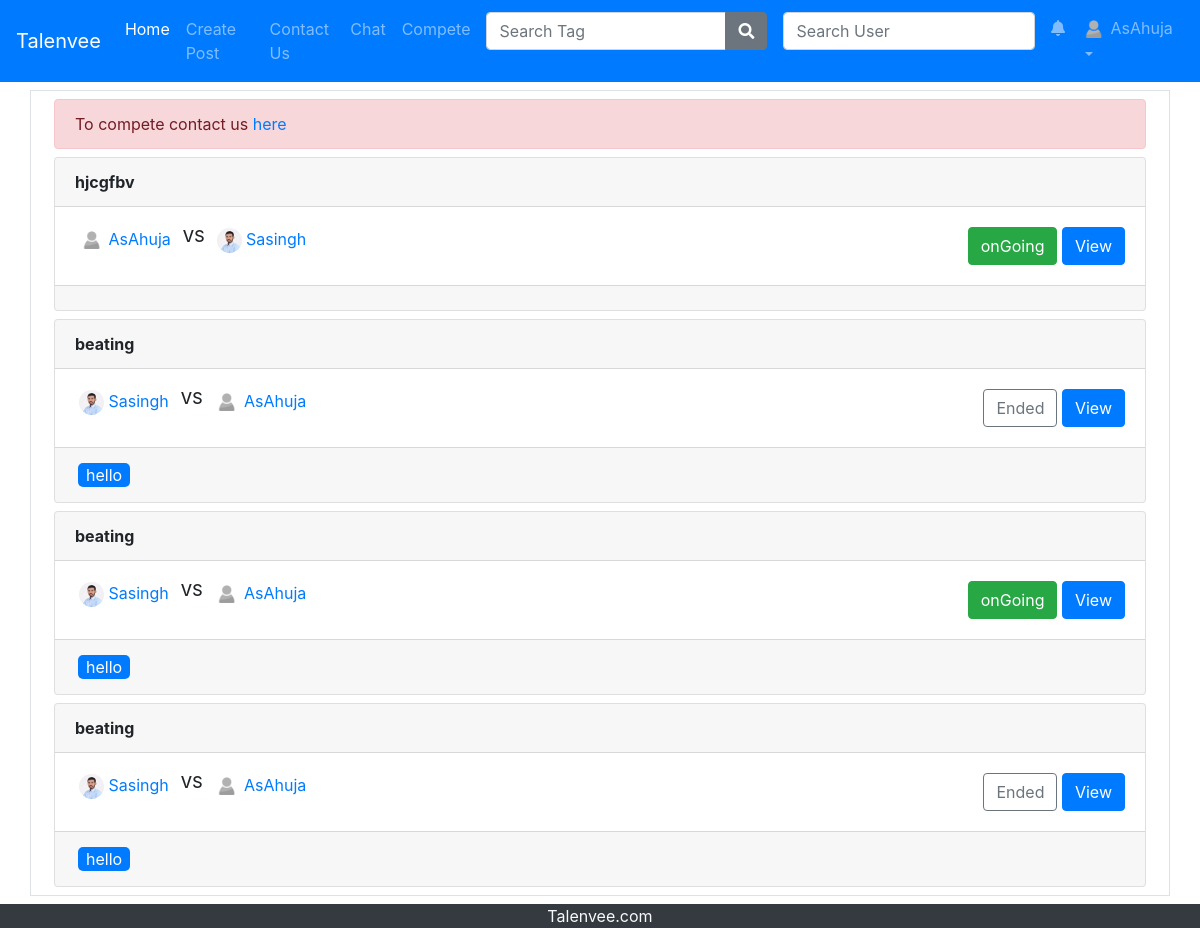
The app's page /compete.php (signed in) with its own data.
### tables this page shows
CREATE TABLE IF NOT EXISTS `userdetailstb` (
`id` int(11) NOT NULL,
  `username` varchar(500) NOT NULL,
  `firstName` varchar(100) NOT NULL,
  `lastName` varchar(100) NOT NULL,
  `emailAddress` varchar(100) NOT NULL,
  `contactNo1` varchar(15) NOT NULL,
  `country` varchar(10) NOT NULL DEFAULT 'India',
  `followers` varchar(10000) NOT NULL DEFAULT '[]',
  `following` varchar(10000) NOT NULL DEFAULT '[]',
  `posts` varchar(10000) NOT NULL DEFAULT '[]',
  `interests` varchar(10000) NOT NULL DEFAULT '[]',
  `profilepic` varchar(1000) NOT NULL DEFAULT 'no-image.jpg',
  `UserDesc` varchar(500) NOT NULL DEFAULT 'No Description'
);

CREATE TABLE IF NOT EXISTS `competition` (
`id` int(11) NOT NULL,
  `heading` varchar(1000) NOT NULL,
  `user1` int(11) NOT NULL,
  `user2` int(11) NOT NULL,
  `post1` int(11) NOT NULL,
  `post2` int(11) NOT NULL,
  `startTime` timestamp NOT NULL DEFAULT CURRENT_TIMESTAMP,
  `winner` int(11) NOT NULL,
  `status` tinyint(1) NOT NULL DEFAULT '1',
  `tags` varchar(1000) NOT NULL DEFAULT '[]',
  `winPost` int(11) NOT NULL
);

### compete.php (called while the page is built)
<?php include 'includes/header.php'; ?>
<?php include 'compete/competition.php';?>
<?php include 'includes/footer.php'; ?>

### compete/competition.php (the view, shortened to what this page needs)
<link rel="stylesheet" href="includes/css/profile.css">
<div class="container border my-2">
<div class="alert alert-danger m-2">
    To compete contact us <a href="chat.php?user=talenvee">here</a>
</div>
<?php
    $query=mysqli_query($conn,"select * from competition order by id desc") or die(error_page());
    while($rs=mysqli_fetch_assoc($query)){
        $user1=$rs['user1'];
        $user2=$rs['user2'];
?>
<div class="card m-2">
  <div class="card-header"><b><?php echo $rs['heading'];?></b></div>
    <div class="card-body d-flex justify-content-between">
        <div class="left d-flex">
            <?php
                $q1=mysqli_query($conn,"select * from userdetailstb where id=$user1") or die(error_page());
                $r1=mysqli_fetch_assoc($q1);
            ?>
            <a class="mx-1" href="profileshow.php?userName=<?php echo $r1['username'];?>">
                <img class="img img-fluid rounded-circle" src="profile/profile_pics/<?php echo $r1['profilepic'];?>" style="width:25px;height:25px;"> <?php echo $r1['username']; ?>
            </a>
            <h6 class="mx-2"> VS </h6>
            <?php
                $q2=mysqli_query($conn,"select * from userdetailstb where id=$user2") or die(error_page());
                $r2=mysqli_fetch_assoc($q2);
            ?>
            <a class="mx-1" href="profileshow.php?userName=<?php echo $r2['username'];?>">
                <img class="img img-fluid rounded-circle" src="profile/profile_pics/<?php echo $r2['profilepic'];?>" style="width:25px;height:25px;"> <?php echo $r2['username']; ?>
            </a>
        </div>
        <div class="right">
            <?php if($rs['status']==0){?>
                <a href="#" class="btn btn-outline-secondary">Ended</a>
            <?php }else{ ?>
                <a href="#" class="btn btn-success">onGoing</a>
            <?php } ?>
            <a href="viewCompetition.php?id=<?php echo $rs['id'];?>" class="btn btn-primary">View</a>
        </div>
    </div>
    <div class="card-footer">
        <div id="post-tags">
            <?php
                $tags=json_decode($rs['tags']);
                foreach($tags as $i){ ?>
                <div id="tags-tag" class="tag bg-primary text-white px-2"><?php echo $i;?></div>
            <?php } ?>
        </div>
    </div>
</div>
<?php
    }
?>
</div>

### includes/navbar.php (shortened to what this page needs)
<?php
    $mq=mysqli_query($conn,"select * from messages where toId=$uid and status=0 limit 1") or die(error_page());
    if(mysqli_num_rows($mq)){
        $chat=true;
    }else{
        $chat=false;
    }
        $noti=false;
?>
<link rel="stylesheet" href="includes/css/navbar.css">
<nav class="navbar navbar-expand-xl navbar-dark bg-primary">
  <a class="navbar-brand" href="index.php">Talenvee</a>
  <div class="collapse navbar-collapse" id="navbarSupportedContent">
    <ul class="navbar-nav mr-auto">
        <li class="nav-item active">
            <a class="nav-link" href="index.php">Home <span class="sr-only">(current)</span></a>
        </li>
        <li class="nav-item">
            <a class="nav-link" href="create.php">Create Post</a>
        </li>
        <li class="nav-item">
            <a class="nav-link" href="contactUs.php">Contact Us</a>
        </li>
        <li class="nav-item">
            <a class="nav-link<?php if($chat) echo ' activate-border border';?>" href="chat.php">Chat</a>
        </li>
        <li class="nav-item">
            <a class="nav-link" href="compete.php">Compete</a>
        </li>
    </ul>
    <ul class="navbar-nav ml-auto">
        <li class="nav-item dropdown mx-2 my-1">
            <form method="GET" action="tagsResult.php">
            <div class="input-group">
                <input type="text" class="form-control" placeholder="Search Tag" name="tag">
                <div class="input-group-append">
                    <button class="btn btn-secondary" type="submit"><i class="fa fa-search"></i></button>
                </div>
            </div>
            </form>
        </li>
        <li class="nav-item dropdown my-1 mx-2">
            <form method="POST">
                    <input class="form-control mr-sm-2" type="text" placeholder="Search User" onkeyup="searchUser(this.value)" data-toggle="dropdown">
            </form>
        </li>
        <li class="nav-item">
        <a href="notifications.php" class="nav-link<?php if($noti) echo ' activate-border border';?>"><span><i class="fas fa-bell"></i></span><span class="d-inline d-lg-none"> Notification</span></a>
        </li>
        <li class="nav-item dropdown">
        <a class="nav-link dropdown-toggle" href="#" id="navbardrop" data-toggle="dropdown">
            <img class="img img-fluid rounded-circle" src="profile/profile_pics/<?php echo $profile;?>" style="width:25px;height:25px;"> <?php echo $userName; ?>
        </a>
        </li>
    </ul>
  </div>
</nav>

### includes/css/profile.css (style rules this page uses)
#post-tags>* { padding-right: 3px; display: inline-flex; flex-wrap: wrap; padding-left: 3px; margin: 3px; border-radius: 5px; }

### records on screen
userdetailstb: profilepic (placeholder picture), username "AsAhuja"
competition: heading "hjcgfbv", userdetailstb.profilepic (placeholder picture), userdetailstb.username "AsAhuja", userdetailstb.profilepic (picture), userdetailstb.username "Sasingh", status "onGoing"
competition: heading "beating", userdetailstb.profilepic (picture), userdetailstb.username "Sasingh", userdetailstb.profilepic (placeholder picture), userdetailstb.username "AsAhuja", status "Ended", i "hello"
competition: heading "beating", userdetailstb.profilepic (picture), userdetailstb.username "Sasingh", userdetailstb.profilepic (placeholder picture), userdetailstb.username "AsAhuja", status "onGoing", i "hello"
competition: heading "beating", userdetailstb.profilepic (picture), userdetailstb.username "Sasingh", userdetailstb.profilepic (placeholder picture), userdetailstb.username "AsAhuja", status "Ended", i "hello"
